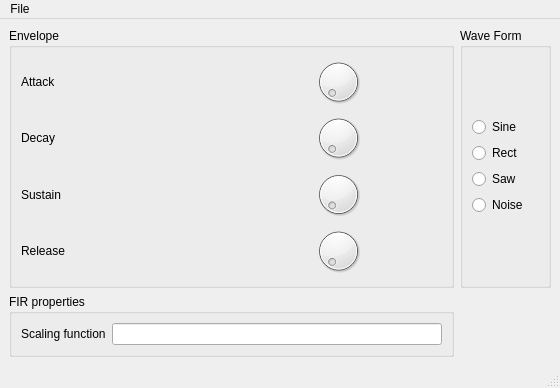
<?xml version="1.0" encoding="UTF-8"?>
<ui version="4.0">
 <class>MainWindow</class>
 <widget class="QMainWindow" name="MainWindow">
  <property name="geometry">
   <rect>
    <x>0</x>
    <y>0</y>
    <width>560</width>
    <height>388</height>
   </rect>
  </property>
  <property name="windowTitle">
   <string>MainWindow</string>
  </property>
  <widget class="QWidget" name="centralwidget">
   <layout class="QVBoxLayout" name="verticalLayout">
    <item>
     <layout class="QGridLayout" name="gridLayout">
      <item row="0" column="0">
       <widget class="QGroupBox" name="groupBox">
        <property name="title">
         <string>Envelope</string>
        </property>
        <layout class="QVBoxLayout" name="verticalLayout_3">
         <item>
          <layout class="QVBoxLayout" name="verticalLayout_2">
           <item>
            <layout class="QHBoxLayout" name="horizontalLayout">
             <item>
              <widget class="QLabel" name="label">
               <property name="text">
                <string>Attack</string>
               </property>
              </widget>
             </item>
             <item>
              <widget class="QDial" name="dial"/>
             </item>
            </layout>
           </item>
           <item>
            <layout class="QHBoxLayout" name="horizontalLayout_2">
             <item>
              <widget class="QLabel" name="label_2">
               <property name="text">
                <string>Decay</string>
               </property>
              </widget>
             </item>
             <item>
              <widget class="QDial" name="dial_2"/>
             </item>
            </layout>
           </item>
           <item>
            <layout class="QHBoxLayout" name="horizontalLayout_3">
             <item>
              <widget class="QLabel" name="label_3">
               <property name="text">
                <string>Sustain</string>
               </property>
              </widget>
             </item>
             <item>
              <widget class="QDial" name="dial_3"/>
             </item>
            </layout>
           </item>
           <item>
            <layout class="QHBoxLayout" name="horizontalLayout_4">
             <item>
              <widget class="QLabel" name="label_4">
               <property name="text">
                <string>Release</string>
               </property>
              </widget>
             </item>
             <item>
              <widget class="QDial" name="dial_4"/>
             </item>
            </layout>
           </item>
          </layout>
         </item>
        </layout>
       </widget>
      </item>
      <item row="0" column="1">
       <widget class="QGroupBox" name="groupBox_2">
        <property name="title">
         <string>Wave Form</string>
        </property>
        <layout class="QVBoxLayout" name="verticalLayout_5">
         <item>
          <layout class="QVBoxLayout" name="verticalLayout_4">
           <item>
            <widget class="QRadioButton" name="radioButton">
             <property name="text">
              <string>Sine</string>
             </property>
            </widget>
           </item>
           <item>
            <widget class="QRadioButton" name="radioButton_2">
             <property name="text">
              <string>Rect</string>
             </property>
            </widget>
           </item>
           <item>
            <widget class="QRadioButton" name="radioButton_3">
             <property name="text">
              <string>Saw</string>
             </property>
            </widget>
           </item>
           <item>
            <widget class="QRadioButton" name="radioButton_4">
             <property name="text">
              <string>Noise</string>
             </property>
            </widget>
           </item>
          </layout>
         </item>
        </layout>
       </widget>
      </item>
      <item row="1" column="0">
       <widget class="QGroupBox" name="groupBox_3">
        <property name="title">
         <string>FIR properties</string>
        </property>
        <layout class="QVBoxLayout" name="verticalLayout_7">
         <item>
          <layout class="QVBoxLayout" name="verticalLayout_6">
           <item>
            <layout class="QHBoxLayout" name="horizontalLayout_6">
             <item>
              <widget class="QLabel" name="label_5">
               <property name="text">
                <string>Scaling function</string>
               </property>
              </widget>
             </item>
             <item>
              <widget class="QLineEdit" name="lineEdit"/>
             </item>
            </layout>
           </item>
          </layout>
         </item>
        </layout>
       </widget>
      </item>
     </layout>
    </item>
   </layout>
  </widget>
  <widget class="QMenuBar" name="menubar">
   <property name="geometry">
    <rect>
     <x>0</x>
     <y>0</y>
     <width>560</width>
     <height>27</height>
    </rect>
   </property>
   <widget class="QMenu" name="menuFile">
    <property name="title">
     <string>File</string>
    </property>
    <addaction name="actionNew"/>
    <addaction name="actionOpen"/>
    <addaction name="actionSave"/>
    <addaction name="actionQuit"/>
   </widget>
   <addaction name="menuFile"/>
  </widget>
  <widget class="QStatusBar" name="statusbar"/>
  <action name="actionNew">
   <property name="text">
    <string>New</string>
   </property>
  </action>
  <action name="actionOpen">
   <property name="text">
    <string>Open</string>
   </property>
  </action>
  <action name="actionSave">
   <property name="text">
    <string>Save</string>
   </property>
  </action>
  <action name="actionQuit">
   <property name="text">
    <string>Quit</string>
   </property>
  </action>
 </widget>
 <resources/>
 <connections/>
</ui>
